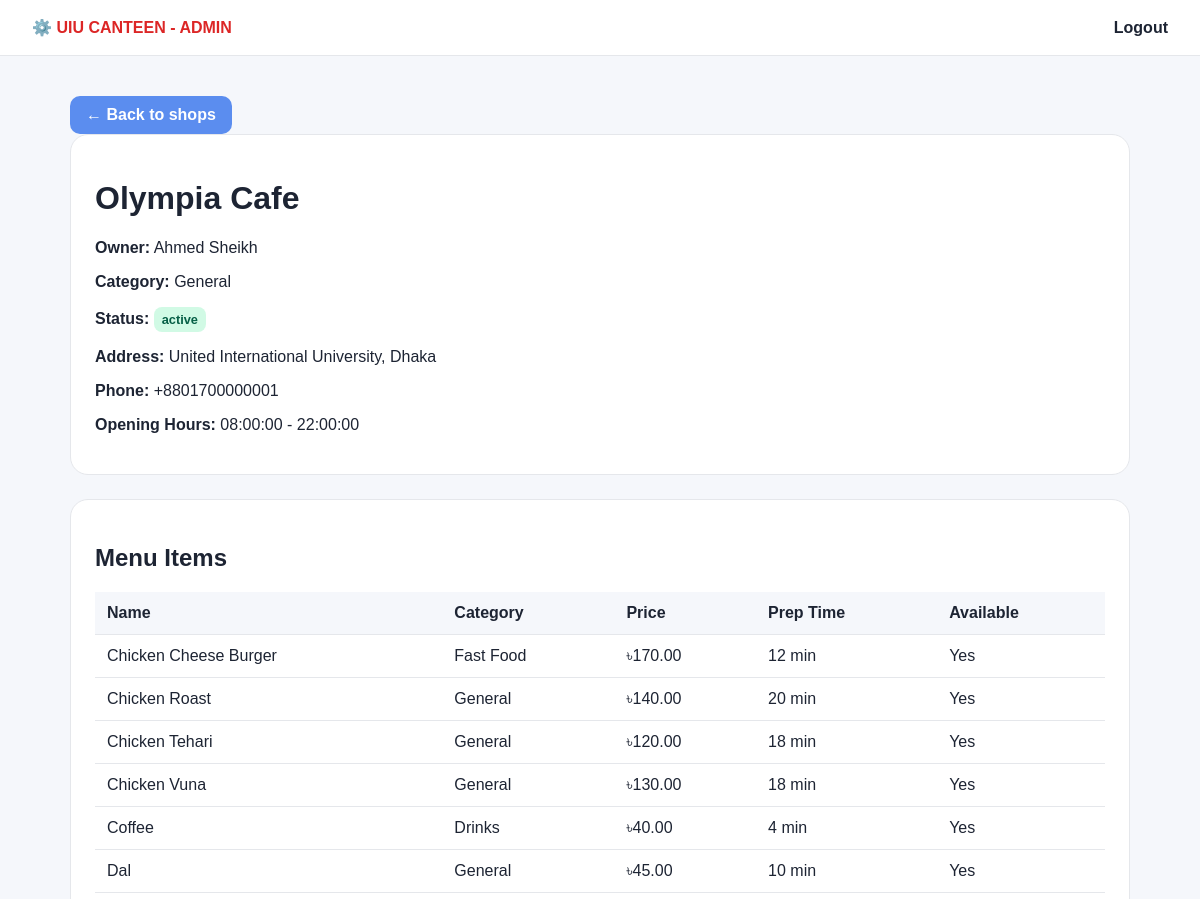
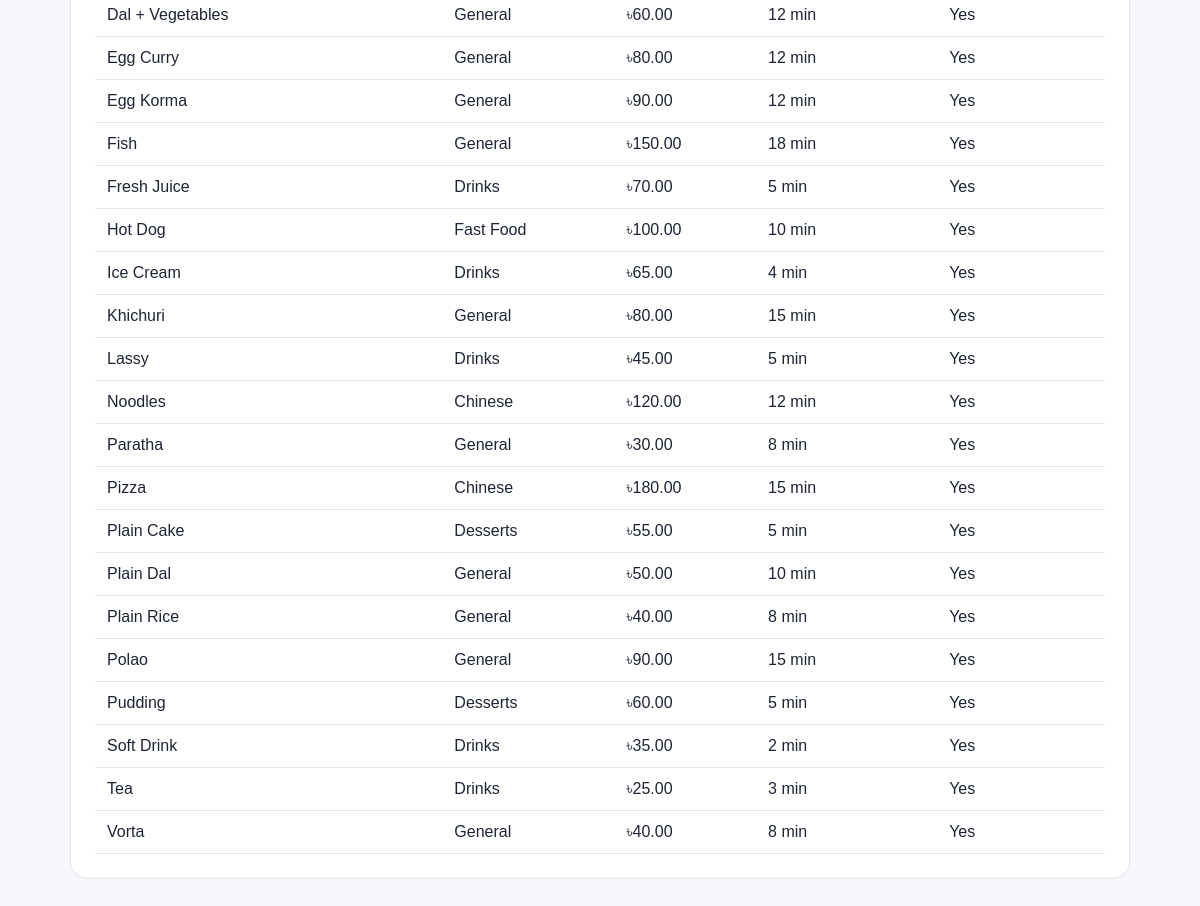
/admin/shop-details.php?shop_id=1 (signed in), run on the app's committed database (2 pictures, top to bottom).
### tables this page shows
CREATE TABLE IF NOT EXISTS `shops` (
    `id` INT NOT NULL AUTO_INCREMENT,
    `owner_id` INT NOT NULL,
    `name` VARCHAR(150) NOT NULL,
    `description` TEXT,
    `category_id` INT DEFAULT NULL,
    `address` VARCHAR(255) DEFAULT NULL,
    `phone` VARCHAR(20) DEFAULT NULL,
    `logo_image` VARCHAR(255) DEFAULT NULL,
    `opening_time` TIME DEFAULT NULL,
    `closing_time` TIME DEFAULT NULL,
    `status` ENUM('active', 'warning', 'suspended', 'banned') NOT NULL DEFAULT 'active',
    `created_at` TIMESTAMP NOT NULL DEFAULT CURRENT_TIMESTAMP,
    `updated_at` TIMESTAMP DEFAULT CURRENT_TIMESTAMP ON UPDATE CURRENT_TIMESTAMP,
    PRIMARY KEY (`id`),
    KEY `idx_shops_owner_id` (`owner_id`),
    KEY `idx_shops_category_id` (`category_id`),
    KEY `idx_shops_status` (`status`),
    CONSTRAINT `fk_shops_owner` FOREIGN KEY (`owner_id`) REFERENCES `users` (`id`) ON DELETE CASCADE ON UPDATE CASCADE,
    CONSTRAINT `fk_shops_category` FOREIGN KEY (`category_id`) REFERENCES `categories` (`id`) ON UPDATE CASCADE
);

CREATE TABLE IF NOT EXISTS `users` (
    `id` INT NOT NULL AUTO_INCREMENT,
    `full_name` VARCHAR(100) NOT NULL,
    `email` VARCHAR(150) NOT NULL,
    `phone` VARCHAR(20) DEFAULT NULL,
    `password` VARCHAR(255) NOT NULL,
    `role_id` INT NOT NULL,
    `profile_image` VARCHAR(255) DEFAULT NULL,
    `status` ENUM('active', 'suspended', 'banned') NOT NULL DEFAULT 'active',
    `created_at` TIMESTAMP NOT NULL DEFAULT CURRENT_TIMESTAMP,
    `updated_at` TIMESTAMP DEFAULT CURRENT_TIMESTAMP ON UPDATE CURRENT_TIMESTAMP,
    PRIMARY KEY (`id`),
    UNIQUE KEY `uq_users_email` (`email`),
    KEY `idx_users_role_id` (`role_id`),
    KEY `idx_users_status` (`status`),
    CONSTRAINT `fk_users_role` FOREIGN KEY (`role_id`) REFERENCES `roles` (`id`) ON UPDATE CASCADE
);

CREATE TABLE IF NOT EXISTS `foods` (
    `id` INT NOT NULL AUTO_INCREMENT,
    `shop_id` INT NOT NULL,
    `category_id` INT DEFAULT NULL,
    `name` VARCHAR(150) NOT NULL,
    `description` TEXT,
    `price` DECIMAL(10,2) NOT NULL DEFAULT 0.00,
    `image_url` VARCHAR(255) DEFAULT NULL,
    `is_available` TINYINT(1) NOT NULL DEFAULT 1,
    `preparation_time` INT DEFAULT NULL COMMENT 'Preparation time in minutes',
    `created_at` TIMESTAMP NOT NULL DEFAULT CURRENT_TIMESTAMP,
    `updated_at` TIMESTAMP DEFAULT CURRENT_TIMESTAMP ON UPDATE CURRENT_TIMESTAMP,
    PRIMARY KEY (`id`),
    KEY `idx_foods_shop_id` (`shop_id`),
    KEY `idx_foods_category_id` (`category_id`),
    KEY `idx_foods_available` (`is_available`),
    CONSTRAINT `fk_foods_shop` FOREIGN KEY (`shop_id`) REFERENCES `shops` (`id`) ON DELETE CASCADE ON UPDATE CASCADE,
    CONSTRAINT `fk_foods_category` FOREIGN KEY (`category_id`) REFERENCES `categories` (`id`) ON UPDATE CASCADE
);

CREATE TABLE IF NOT EXISTS `categories` (
    `id` INT NOT NULL AUTO_INCREMENT,
    `name` VARCHAR(100) NOT NULL,
    `description` TEXT,
    `status` ENUM('active', 'inactive') NOT NULL DEFAULT 'active',
    `created_at` TIMESTAMP NOT NULL DEFAULT CURRENT_TIMESTAMP,
    PRIMARY KEY (`id`),
    UNIQUE KEY `uq_categories_name` (`name`)
);

### includes/auth.php (called while the page is built, shortened)
<?php
function e($value)
{
    return htmlspecialchars((string) $value, ENT_QUOTES, 'UTF-8');
}

### admin/shop-details.php (the view, shortened to what this page needs)
<?php
require_once __DIR__ . '/../includes/auth.php';
$shopId = isset($_GET['shop_id']) ? (int) $_GET['shop_id'] : 0;
$conn = getDbConnection();
$shop = null;
$foods = [];
if ($shopId > 0) {
    $stmt = $conn->prepare(
        'SELECT s.*, u.full_name AS owner_name, c.name AS category_name
         FROM shops s
         INNER JOIN users u ON u.id = s.owner_id
         LEFT JOIN categories c ON c.id = s.category_id
         WHERE s.id = ? LIMIT 1'
    );
    $stmt->bind_param('i', $shopId);
    $stmt->execute();
    $shop = $stmt->get_result()->fetch_assoc();
    if ($shop) {
        $foodStmt = $conn->prepare(
            'SELECT f.id, f.name, f.price, f.is_available, f.preparation_time, c.name AS category_name
             FROM foods f
             LEFT JOIN categories c ON c.id = f.category_id
             WHERE f.shop_id = ?
             ORDER BY f.name ASC'
        );
        $foodStmt->bind_param('i', $shopId);
        $foodStmt->execute();
        $foods = $foodStmt->get_result()->fetch_all(MYSQLI_ASSOC);
    }
}
?>
<!DOCTYPE html>
<html lang="en">
<head>
</head>
<body>
    <header class="topbar">
        <div class="brand">⚙️ UIU CANTEEN - ADMIN</div>
        <div><a class="logout" href="/uiu-canteen/logout.php">Logout</a></div>
    </header>
    <main class="content">
        <a class="btn" href="shops.php">← Back to shops</a>
        <?php if (!$shop): ?>
            <div class="panel"><p class="muted">Shop not found.</p></div>
        <?php else: ?>
            <div class="panel">
                <h1><?= e($shop['name']) ?></h1>
                <p><strong>Owner:</strong> <?= e($shop['owner_name']) ?></p>
                <p><strong>Category:</strong> <?= e($shop['category_name'] ?? 'General') ?></p>
                <p><strong>Status:</strong> <span class="status <?= strtolower($shop['status']) ?>"><?= e($shop['status']) ?></span></p>
                <p><strong>Address:</strong> <?= e($shop['address'] ?? 'N/A') ?></p>
                <p><strong>Phone:</strong> <?= e($shop['phone'] ?? 'N/A') ?></p>
                <p><strong>Opening Hours:</strong> <?= e($shop['opening_time'] ?? 'N/A') ?> - <?= e($shop['closing_time'] ?? 'N/A') ?></p>
            </div>
            <div class="panel">
                <h2>Menu Items</h2>
                <table>
                    <thead>
                        <tr>
                            <th>Name</th>
                            <th>Category</th>
                            <th>Price</th>
                            <th>Prep Time</th>
                            <th>Available</th>
                        </tr>
                    </thead>
                    <tbody>
                        <?php foreach ($foods as $food): ?>
                            <tr>
                                <td><?= e($food['name']) ?></td>
                                <td><?= e($food['category_name'] ?? 'General') ?></td>
                                <td>৳<?= number_format((float) $food['price'], 2) ?></td>
                                <td><?= (int) $food['preparation_time'] ?> min</td>
                                <td><?= $food['is_available'] ? 'Yes' : 'No' ?></td>
                            </tr>
                        <?php endforeach; ?>
                    </tbody>
                </table>
            </div>
        <?php endif; ?>
    </main>
</body>
</html>

### admin/shop-details.php (style rules this page uses)
:root { --primary: #5b8def; --dark: #1d2433; --muted: #6b7280; --bg: #f5f7fb; --white: #fff; --border: #e5e7eb; --danger: #dc2626; }
* { box-sizing: border-box; }
body { margin: 0; font-family: Arial, sans-serif; background: var(--bg); color: var(--dark); }
.topbar { display: flex; justify-content: space-between; align-items: center; background: var(--white); border-bottom: 1px solid var(--border); padding: 18px 32px; }
.brand { font-weight: 800; color: var(--danger); }
.logout { color: var(--dark); text-decoration: none; font-weight: 700; }
.content { max-width: 1100px; margin: 40px auto; padding: 0 20px; }
.panel { background: var(--white); border: 1px solid var(--border); border-radius: 18px; padding: 24px; margin-bottom: 24px; }
table { width: 100%; border-collapse: collapse; }
th, td { padding: 12px; border-bottom: 1px solid var(--border); text-align: left; }
th { background: var(--bg); }
.status { display: inline-block; padding: 5px 8px; border-radius: 8px; font-size: 0.8rem; font-weight: 700; }
.status.active { background: #d1fae5; color: #065f46; }
.btn { display: inline-block; background: var(--primary); color: var(--white); padding: 10px 16px; border-radius: 10px; text-decoration: none; font-weight: 700; }

### data on the page
shops: name "Olympia Cafe", owner.full_name "Ahmed Sheikh", status "active", address "United International University, Dhaka", phone "+8801700000001", opening_time "08:00:00", closing_time "22:00:00"
foods: name "Chicken Cheese Burger", category.name "Fast Food", price "170.00", preparation_time "12", is_available "Yes"
foods: name "Chicken Roast", category_name "General", price "140.00", preparation_time "20", is_available "Yes"
foods: name "Chicken Tehari", category_name "General", price "120.00", preparation_time "18", is_available "Yes"
foods: name "Chicken Vuna", category_name "General", price "130.00", preparation_time "18", is_available "Yes"
foods: name "Coffee", category.name "Drinks", price "40.00", preparation_time "4", is_available "Yes"
foods: name "Dal", category_name "General", price "45.00", preparation_time "10", is_available "Yes"
foods: name "Dal + Vegetables", category_name "General", price "60.00", preparation_time "12", is_available "Yes"
foods: name "Egg Curry", category_name "General", price "80.00", preparation_time "12", is_available "Yes"
foods: name "Egg Korma", category_name "General", price "90.00", preparation_time "12", is_available "Yes"
foods: name "Fish", category_name "General", price "150.00", preparation_time "18", is_available "Yes"
foods: name "Fresh Juice", category.name "Drinks", price "70.00", preparation_time "5", is_available "Yes"
foods: name "Hot Dog", category.name "Fast Food", price "100.00", preparation_time "10", is_available "Yes"
foods: name "Ice Cream", category.name "Drinks", price "65.00", preparation_time "4", is_available "Yes"
foods: name "Khichuri", category_name "General", price "80.00", preparation_time "15", is_available "Yes"
foods: name "Lassy", category.name "Drinks", price "45.00", preparation_time "5", is_available "Yes"
foods: name "Noodles", category.name "Chinese", price "120.00", preparation_time "12", is_available "Yes"
foods: name "Paratha", category_name "General", price "30.00", preparation_time "8", is_available "Yes"
foods: name "Pizza", category.name "Chinese", price "180.00", preparation_time "15", is_available "Yes"
foods: name "Plain Cake", category.name "Desserts", price "55.00", preparation_time "5", is_available "Yes"
foods: name "Plain Dal", category_name "General", price "50.00", preparation_time "10", is_available "Yes"
foods: name "Plain Rice", category_name "General", price "40.00", preparation_time "8", is_available "Yes"
foods: name "Polao", category_name "General", price "90.00", preparation_time "15", is_available "Yes"
foods: name "Pudding", category.name "Desserts", price "60.00", preparation_time "5", is_available "Yes"
foods: name "Soft Drink", category.name "Drinks", price "35.00", preparation_time "2", is_available "Yes"
foods: name "Tea", category.name "Drinks", price "25.00", preparation_time "3", is_available "Yes"
foods: name "Vorta", category_name "General", price "40.00", preparation_time "8", is_available "Yes"

### other printed values
$shop['category_name'] "General"
